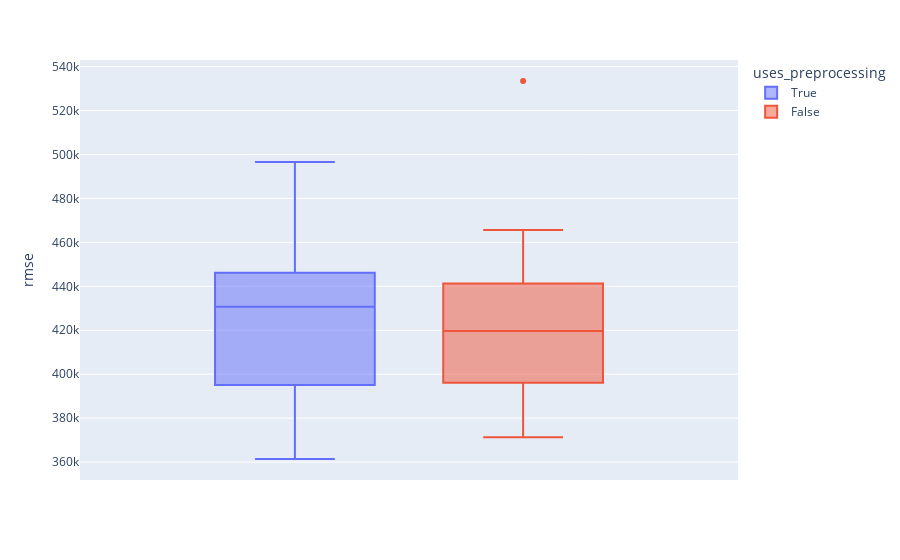

This figure's notebook cell:
### Markdown cell above
## Preprocessers for traditional NLP

### Code cell
featurisers = ["bow_count", "bow_binary", "tf_idf"]
trad_nlp_results = filtered_results[
    (filtered_results["featuriser"].isin(featurisers))
]
unique_preprocessers = sorted(set(chain.from_iterable(trad_nlp_results["preprocessers"].values)))
uses_preprocessing = trad_nlp_results["preprocessers"].apply(lambda x: x[0] != "empty")
uses_specifically = {}
for preprocesser in unique_preprocessers:
    uses_specifically[preprocesser] = trad_nlp_results["preprocessers"].apply(lambda x: preprocesser in x)

trad_nlp_results["uses_preprocessing"] = uses_preprocessing

fig = px.box(
    trad_nlp_results,
    y=metric,
    color="uses_preprocessing",
    points="outliers"
)
fig.show()

### Figure 1 — Plotly figure (JSON) as saved in the notebook; plotly's stock layout.template omitted (floating-point values rounded to 4 significant figures; data arrays with more than 128 entries replaced by an {"elided": "..."} marker saying what was removed)
{"data": [{"alignmentgroup": "True", "boxpoints": "outliers", "hovertemplate": "uses_preprocessing=True<br>rmse=%{y}<extra></extra>", "legendgroup": "True", "marker": {"color": "#636efa"}, "name": "True", "notched": false, "offsetgroup": "True", "orientation": "v", "showlegend": true, "type": "box", "x0": " ", "xaxis": "x", "y": {"elided": "208 float values"}, "y0": " ", "yaxis": "y"}, {"alignmentgroup": "True", "boxpoints": "outliers", "hovertemplate": "uses_preprocessing=False<br>rmse=%{y}<extra></extra>", "legendgroup": "False", "marker": {"color": "#EF553B"}, "name": "False", "notched": false, "offsetgroup": "False", "orientation": "v", "showlegend": true, "type": "box", "x0": " ", "xaxis": "x", "y": [371300.0, 373400.0, 374600.0, 376600.0, 382400.0, 384900.0, 385400.0, 386300.0, 386400.0, 387500.0, 388400.0, 388600.0, 389100.0, 389600.0, 390300.0, 390600.0, 390700.0, 391300.0, 391300.0, 391500.0, 392200.0, 393300.0, 394200.0, 394600.0, 397700.0, 398300.0, 399300.0, 399400.0, 399400.0, 400200.0, 401500.0, 401900.0, 402500.0, 402900.0, 403600.0, 405500.0, 406000.0, 407200.0, 407500.0, 408100.0, 408900.0, 408900.0, 411300.0, 413000.0, 414000.0, 417400.0, 417800.0, 419500.0, 419700.0, 421100.0, 421300.0, 422100.0, 422600.0, 423300.0, 423400.0, 423600.0, 424100.0, 424600.0, 424700.0, 425900.0, 427700.0, 428500.0, 429300.0, 430500.0, 431000.0, 431000.0, 431800.0, 432700.0, 435700.0, 437800.0, 439800.0, 441300.0, 441400.0, 442900.0, 445700.0, 445900.0, 446000.0, 446100.0, 446200.0, 446200.0, 446300.0, 446300.0, 446300.0, 446500.0, 446700.0, 447200.0, 447400.0, 447500.0, 448000.0, 449800.0, 453800.0, 457500.0, 463700.0, 463900.0, 465600.0, 533400.0], "y0": " ", "yaxis": "y"}], "layout": {"boxmode": "group", "legend": {"title": {"text": "uses_preprocessing"}, "tracegroupgap": 0}, "margin": {"t": 60}, "xaxis": {"anchor": "y", "domain": [0, 1]}, "yaxis": {"anchor": "x", "domain": [0, 1], "title": {"text": "rmse"}}}}
